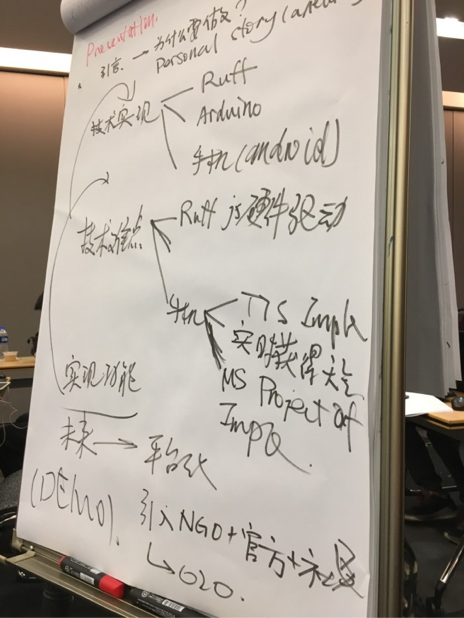
%> input picture Homework2/1552746_崔鹤洁_第二次作业/Problem3/Penta2.png, 464 x 618 px
$ octave ChangeSize.m   (GNU Octave 9; MATLAB toolbox functions it lacks are replaced by stand-ins)
%> lines starting %> are read from the running program, lines starting %| are printed output that depends on the picture
img = imread('Penta2.png');
%> img is the input picture: size 618x464x3 uint8; mean R, G, B 171.2, 162.6, 152
img = rgb2gray(img);
%> img: size 618x464 uint8
subplot(321);imshow(img);title('Original');
img_noi = imnoise(img,'salt & pepper',0.5);
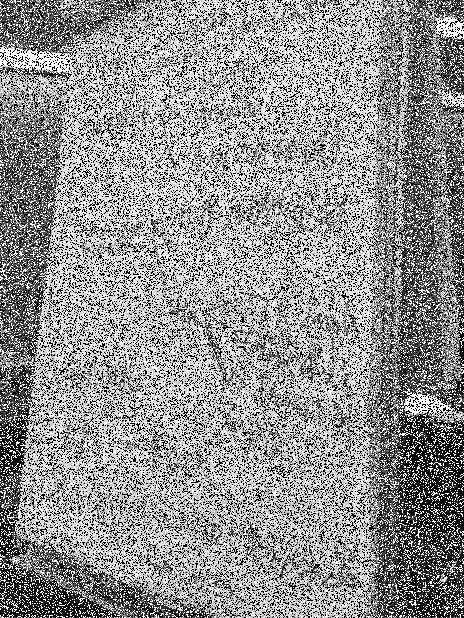
%> img_noi: size 618x464 uint8; min 0, max 255, mean 145.6
subplot(322);imshow(img_noi);title('Salt&Pepper');

r1 = medfilt2(img_noi,[3,3]);
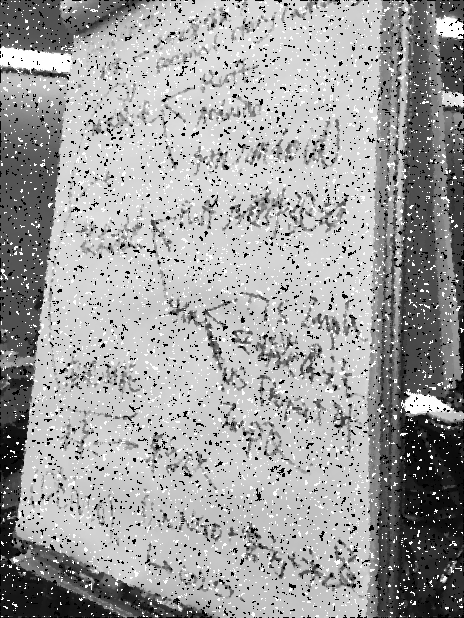
%> r1: size 618x464 uint8; min 0, max 255, mean 160
subplot(323);imshow(r1);title('Filter 3*3');
[ssimval1, ssimmap1] = ssim(r1,img);
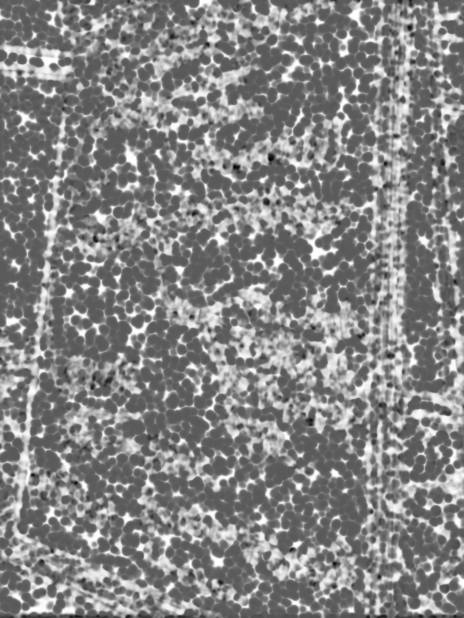
%> ssimmap1: size 618x464 double; min -0.539, max 1, mean 0.265; drawn with min black and max white
%> ssimval1 = 0.265
fprintf('The SSIM value is %0.4f.\n',ssimval1);
%| The SSIM value is 0.2650.

r2 = medfilt2(img_noi,[5,5]);
subplot(324);imshow(r2);title('Filter 5*5');
[ssimval2, ssimmap2] = ssim(r2,img);
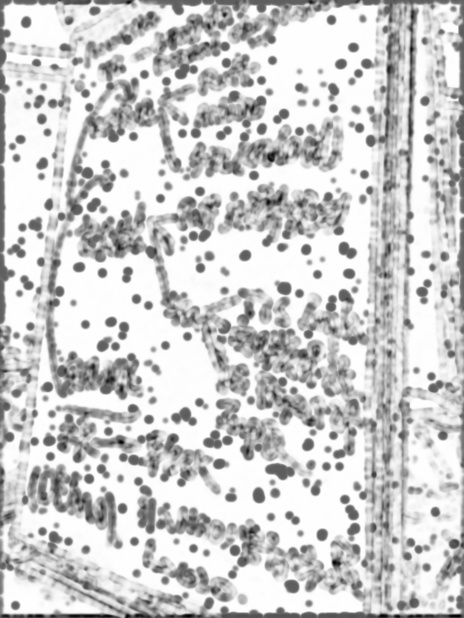
%> ssimmap2: size 618x464 double; min -0.579, max 1, mean 0.688; drawn with min black and max white
%> ssimval2 = 0.688
fprintf('The SSIM value is %0.4f.\n',ssimval2);
%| The SSIM value is 0.6881.

r3 = medfilt2(img_noi,[7,7]);
subplot(325);imshow(r3);title('Filter 7*7');
[ssimval3, ssimmap3] = ssim(r3,img);
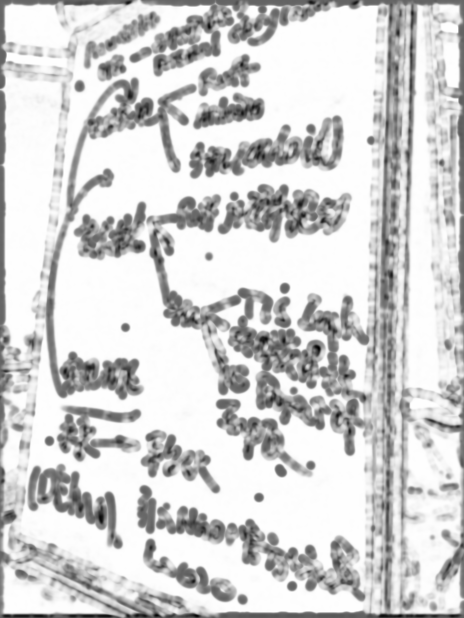
%> ssimmap3: size 618x464 double; min -0.636, max 1, mean 0.708; drawn with min black and max white
%> ssimval3 = 0.708
fprintf('The SSIM value is %0.4f.\n',ssimval3);
%| The SSIM value is 0.7081.

r4 = medfilt2(img_noi,[9,9]);
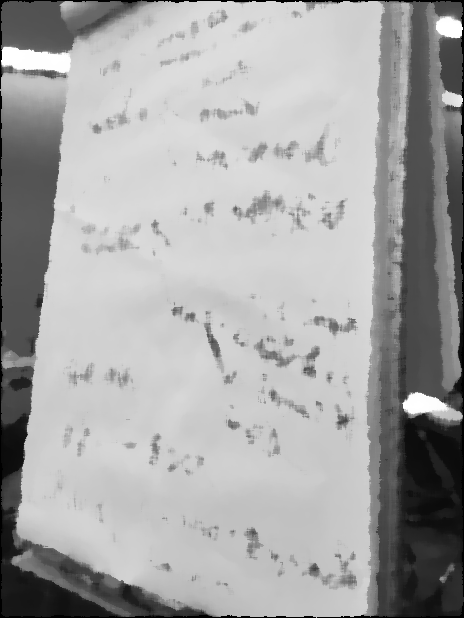
%> r4: size 618x464 uint8; min 0, max 255, mean 166.2
subplot(326);imshow(r4);title('Filter 9*9');
[ssimval4, ssimmap4] = ssim(r4,img);
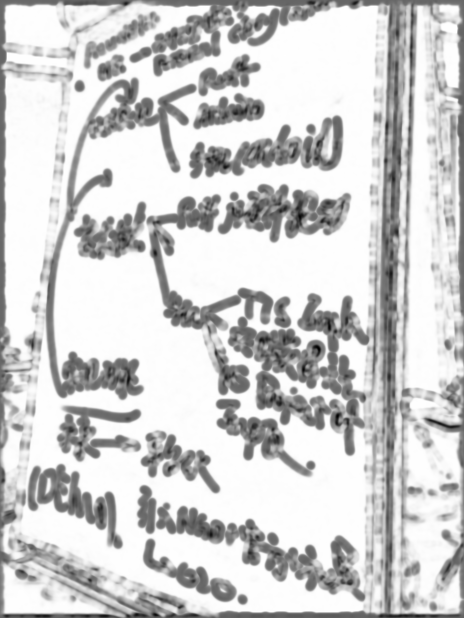
%> ssimmap4: size 618x464 double; min -0.659, max 1, mean 0.683; drawn with min black and max white
%> ssimval4 = 0.683
fprintf('The SSIM value is %0.4f.\n',ssimval4);
%| The SSIM value is 0.6833.
